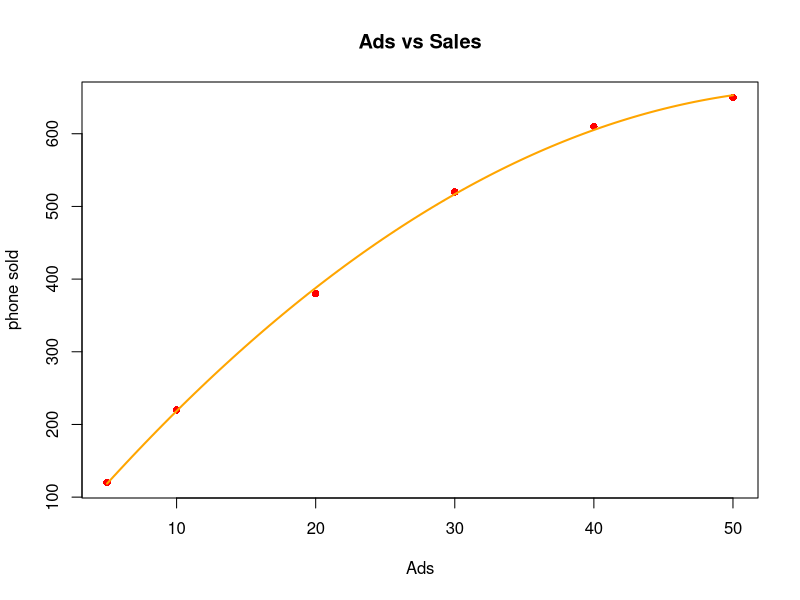

This chart was generated by the following R code:
ads <- c(5,10,20,30,40,50)
sales <- c(120,220,380,520,610,650)

model <- lm(sales ~ poly(ads,2),data=data.frame(ads,sales))

summary(model)

plot(ads,sales,
     pch=16,
     col="red",
     main="Ads vs Sales",
     xlab="Ads",
     ylab="phone sold"
)
curve(predict(model,data.frame(ads=x)),
      add=TRUE,
      col="orange",
      lwd=2
)
